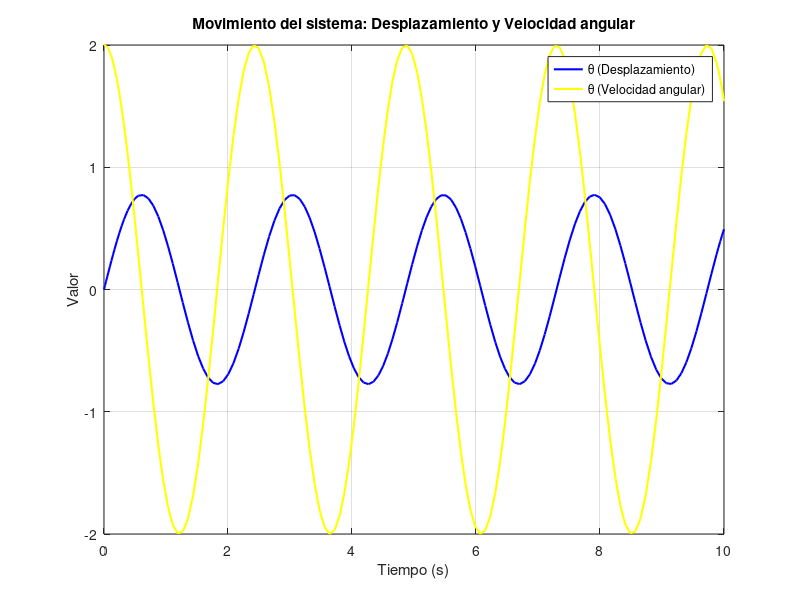

This chart was generated by the following MATLAB code:
m = 10;
r = 0.05;
k = 100;

function dx = practica4(t, x, m, r, k)
    dx = zeros(2,1);
    dx(1) = x(2);
    dx(2) = (-2 * k * x(1)) / (3 * m);
end 

x0 = [0; 2];
[t, x] = ode45(@(t,x) practica4(t, x, m, r, k), [0 10], x0);

figure;

plot(t, x(:,1), 'b', 'LineWidth', 1.5);
hold on; 

plot(t, x(:,2), 'y', 'LineWidth', 1.5);

xlabel('Tiempo (s)');
ylabel('Valor');
legend('\theta (Desplazamiento)', '\thetȧ (Velocidad angular)');
title('Movimiento del sistema: Desplazamiento y Velocidad angular');
grid on;